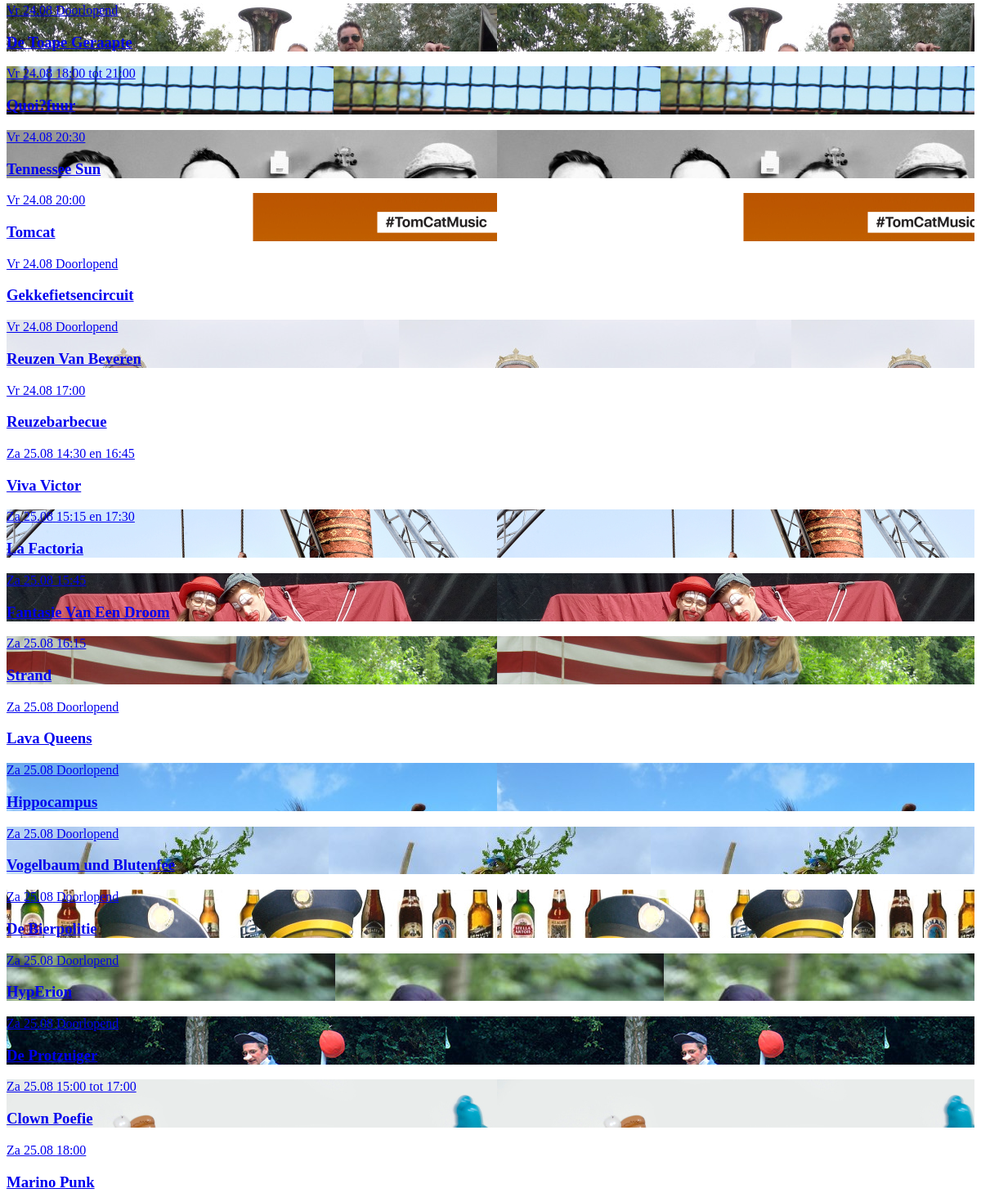
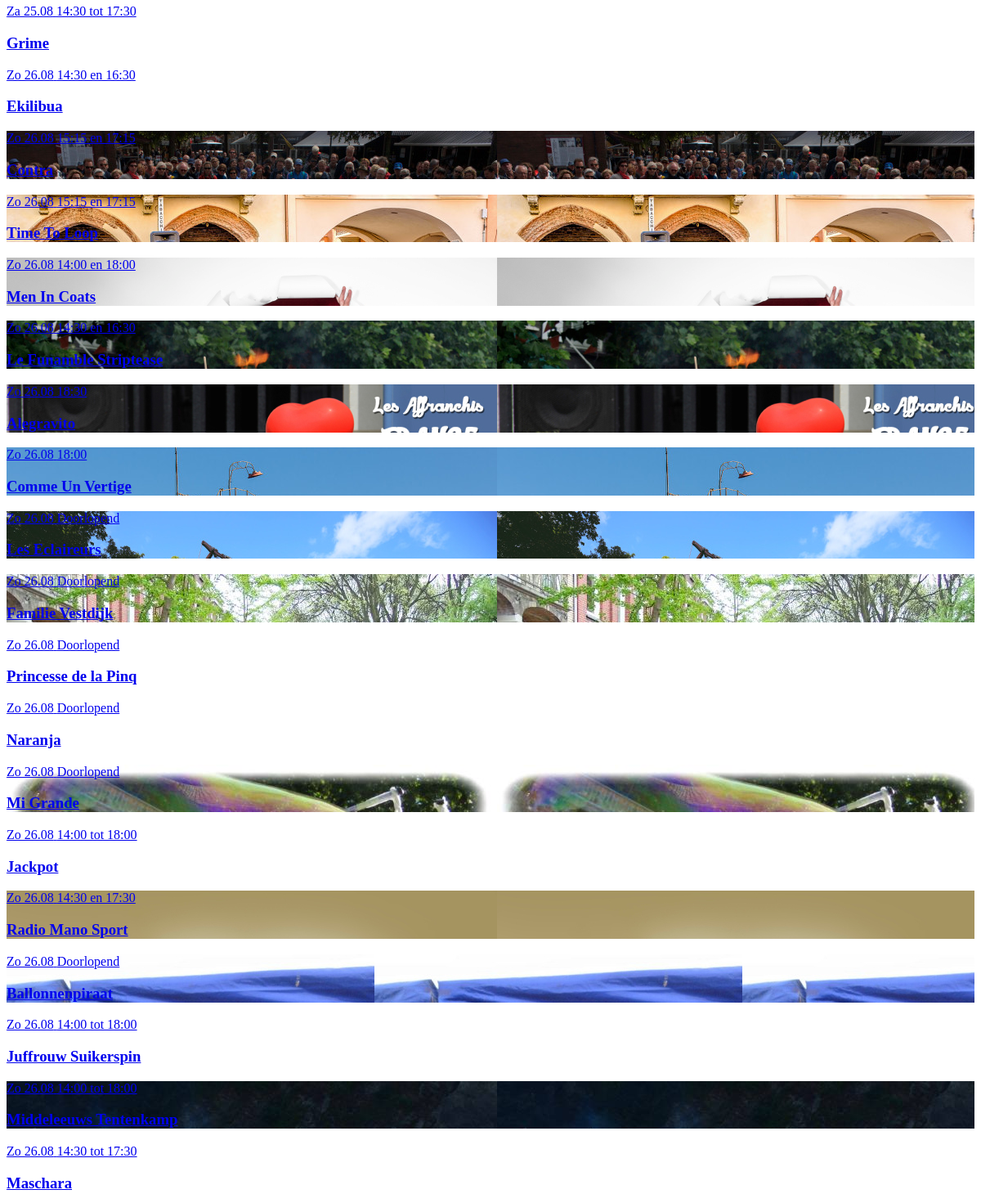
/index.php?page=programma (middle part), run on an earlier commit of the app's database (2 pictures, top to bottom).
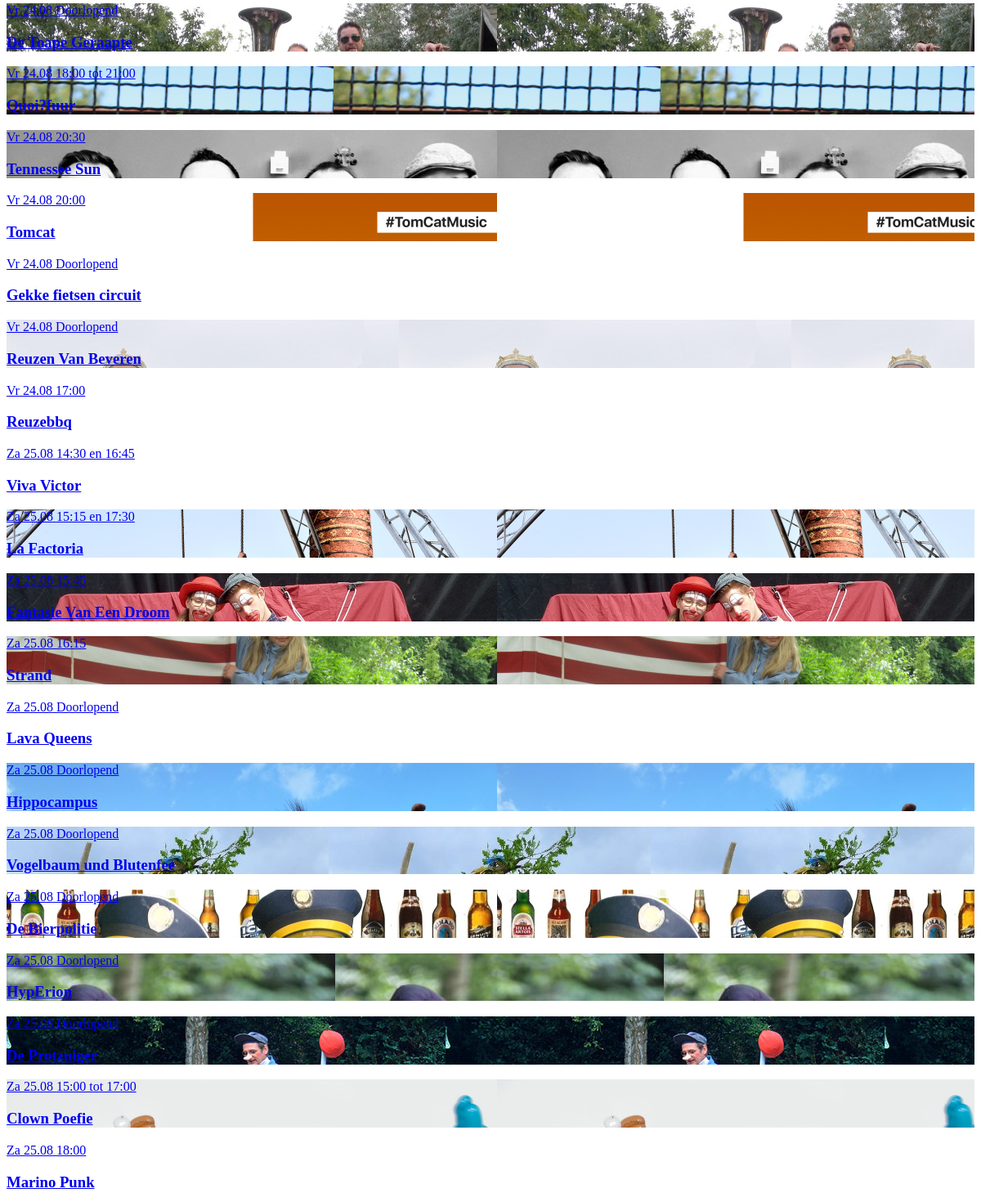
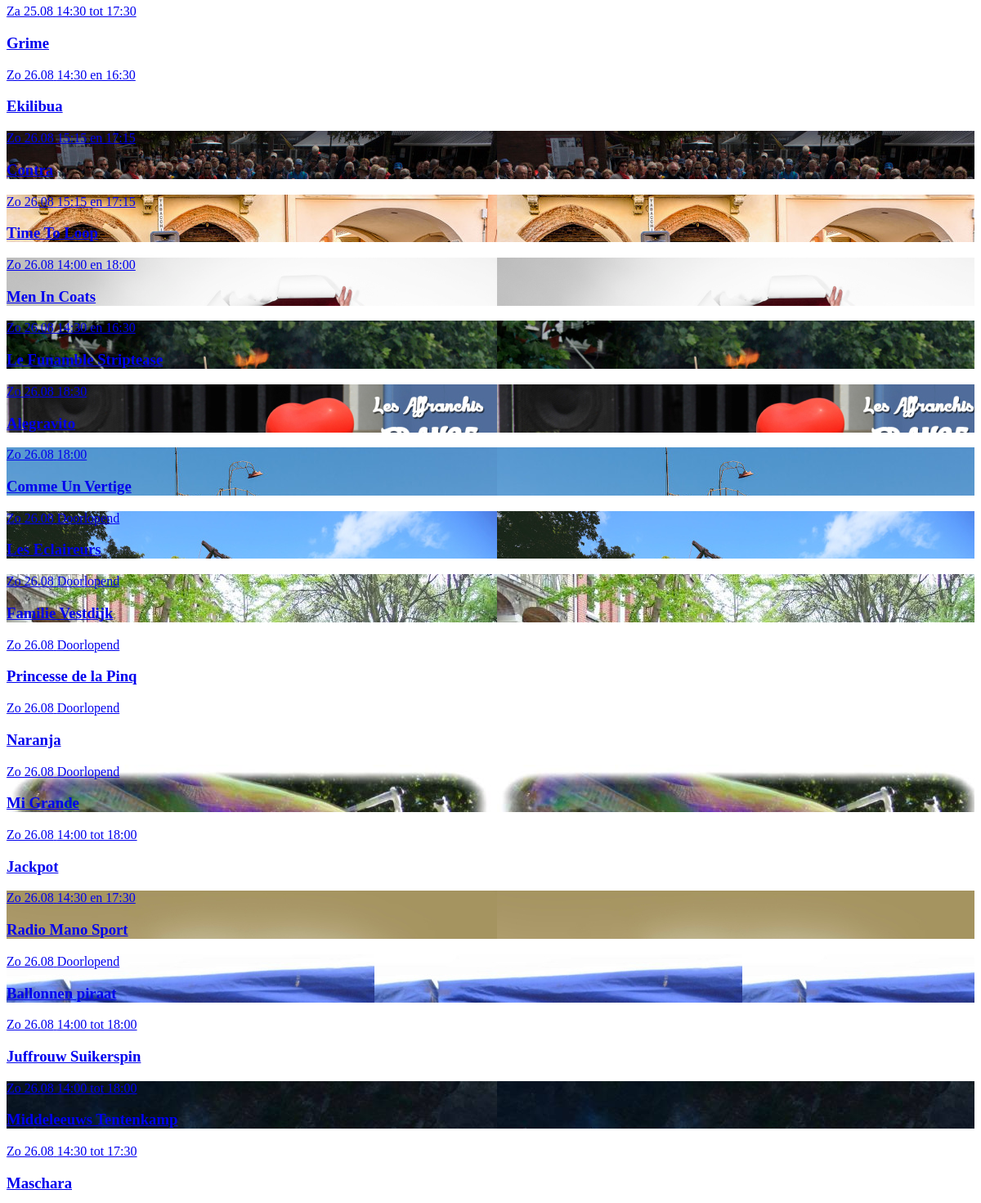
And on a later commit of the database (2 pictures, top to bottom).
### tables this page shows
CREATE TABLE `isb_acts` (
  `id` int(11) NOT NULL,
  `artiest` varchar(255) NOT NULL,
  `titel` varchar(255) NOT NULL,
  `bio` text NOT NULL,
  `img` varchar(255) NOT NULL,
  `locatie` varchar(255) NOT NULL,
  `locatie_img` varchar(255) NOT NULL,
  `soort` varchar(255) NOT NULL,
  `datum` varchar(255) NOT NULL,
  `uur` varchar(255) NOT NULL
);

### src/controller/Controller.php (called while the page is built, shortened)
<?php
class Controller {
  public $route;
  protected $viewVars = array();
  public function filter() {
    call_user_func(array($this, $this->route['action']));
  }
  public function render() {
    $this->createViewVarWithContent();
    $this->renderInLayout();
  }
  public function set($variableName, $value) {
    $this->viewVars[$variableName] = $value;
  }
  private function createViewVarWithContent() {
    require __DIR__ . '/../view/' . strtolower($this->route['controller']) . '/' . $this->route['action'] . '.php';
    $content = ob_get_clean();
  }
  private function renderInLayout() {
    extract($this->viewVars, EXTR_OVERWRITE);
    include __DIR__ . '/../view/layout.php';
  }
}

### src/index.php (called while the page is built, shortened)
<?php
$routes = array(
  'home' => array(
    'controller' => 'Pages',
    'action' => 'index'
  ),
  'programma' => array(
    'controller' => 'Pages',
    'action' => 'programma'
  ),
  'act-detail' => array(
    'controller' => 'Acts',
    'action' => 'detail'
  )
);
$route = $routes[$_GET['page']];
$controllerObj = new $controllerName();
$controllerObj->route = $route;
$controllerObj->filter();
$controllerObj->render();

### src/controller/PagesController.php (called while the page is built, shortened)
<?php
require_once __DIR__ . '/Controller.php';
require_once __DIR__ . '/../dao/ActDAO.php';
class PagesController extends Controller {
  function __construct() {
    $this->actDAO = new ActDAO();
  }
  public function programma() {
    if (!empty($_GET['action']) && $_GET['action'] == 'filter') {
      $acts = $this->actDAO->search($_GET['soort']);
      $this->set('soort',$_GET['soort']);
    }else{
      $acts = $this->actDAO->search();
    }
  }
}

### src/dao/ActDAO.php (called while the page is built, shortened)
<?php
class ActDAO extends DAO {
  public function search($soort = ''){
    $sql = "SELECT * FROM `isb_acts` WHERE 1";
    $sql .= " ORDER BY `datum` ASC";
    $stmt = $this->pdo->prepare($sql);
    $stmt->execute();
    return $stmt->fetchAll(PDO::FETCH_ASSOC);
  }
}

### src/view/pages/programma.php (the view, shortened to what this page needs)
<main>
  <section class="program-list">
    <?php foreach($acts as $act): ?>
      <a class="program-link" href="index.php?page=act-detail&amp;id=<?php echo $act['id'];?>">
        <div class="template program-item" style="background-image: url(<?php echo $act['img'];?>)">
          <span class="grid-dag"><?php echo $act['datum'];?></span>
          <span class="grid-uur">
            <?php echo $act['uur'];?>
          </span>
          <h3 class="grid-titel"><?php echo $act['titel'];?></h3>
        </div>
      </a>
    <?php endforeach;?>
  </section>
</main>

### src/view/layout.php (shortened to what this page needs)
<!DOCTYPE html>
<html lang="en">
<head>
  </head>
  <body>
      <?php echo $content;?>
  </body>
</html>

What changed in the data, as far as the page shows it:
changed isb_acts: titel "Gekkefietsencircuit" → "Gekke fietsen circuit"
changed isb_acts: titel "Reuzebarbecue" → "Reuzebbq"
changed isb_acts: titel "Ballonnenpiraat" → "Ballonnen piraat"
